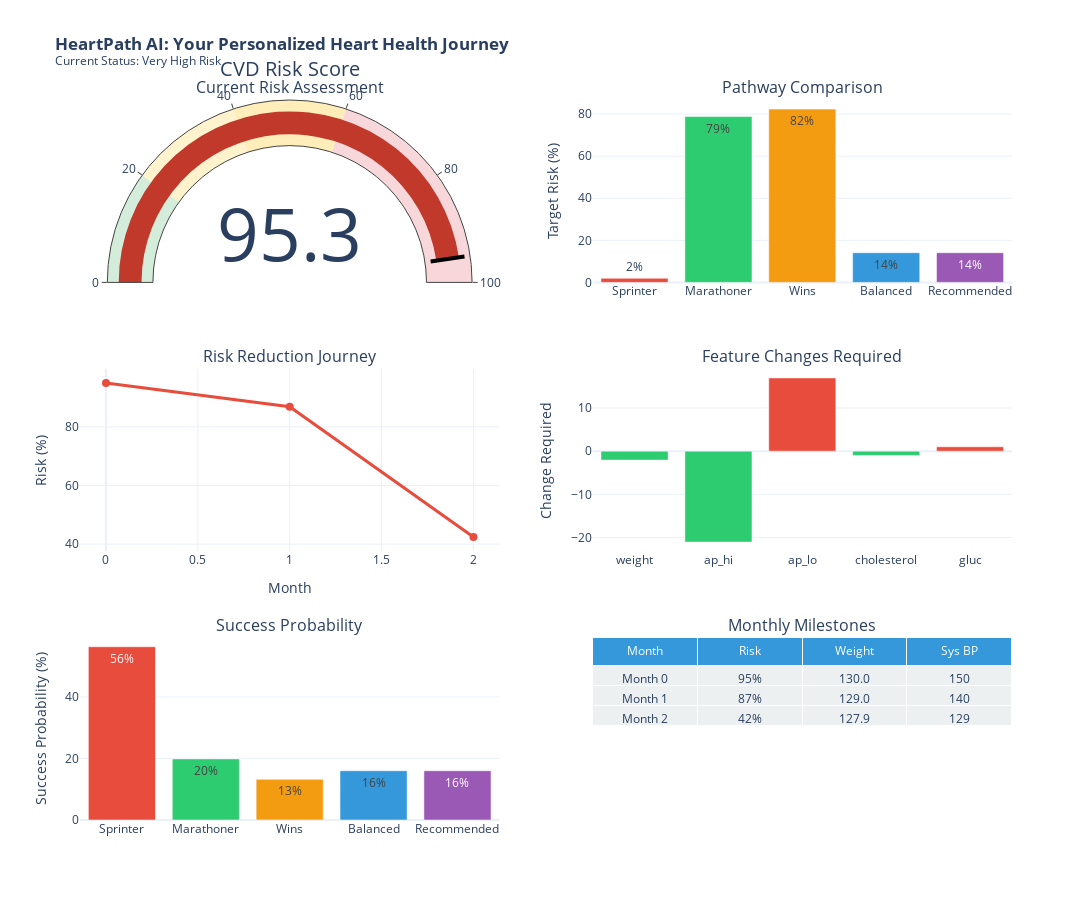

Notebook cell for this chart:
### Markdown cell above
---
## 8. Interactive Demo

Putting it all together: Complete patient journey visualization.

### Code cell
def create_patient_journey_dashboard(patient_data, pathways, timeline):
    """
    Create comprehensive patient journey visualization.
    """
    # Calculate current risk
    current_risk = calculate_risk_score(patient_data)
    category, color = get_risk_category(current_risk)
    
    # Create figure with subplots
    fig = make_subplots(
        rows=3, cols=2,
        subplot_titles=(
            'Current Risk Assessment', 'Pathway Comparison',
            'Risk Reduction Journey', 'Feature Changes Required',
            'Success Probability', 'Monthly Milestones'
        ),
        specs=[
            [{'type': 'indicator'}, {'type': 'bar'}],
            [{'type': 'scatter'}, {'type': 'bar'}],
            [{'type': 'bar'}, {'type': 'table'}]
        ],
        vertical_spacing=0.12,
        horizontal_spacing=0.1
    )
    
    # 1. Risk Gauge
    fig.add_trace(
        go.Indicator(
            mode="gauge+number",
            value=current_risk,
            title={'text': "CVD Risk Score"},
            gauge={
                'axis': {'range': [0, 100]},
                'bar': {'color': color},
                'steps': [
                    {'range': [0, 20], 'color': '#d4edda'},
                    {'range': [20, 40], 'color': '#fff3cd'},
                    {'range': [40, 60], 'color': '#ffeeba'},
                    {'range': [60, 100], 'color': '#f8d7da'}
                ],
                'threshold': {
                    'line': {'color': "black", 'width': 4},
                    'thickness': 0.75,
                    'value': current_risk
                }
            }
        ),
        row=1, col=1
    )
    
    # 2. Pathway Comparison
    pathway_names = [p['name'].split(' ')[-1] for p in pathways]
    pathway_risks = [p['new_risk'] for p in pathways]
    pathway_colors = ['#e74c3c', '#2ecc71', '#f39c12', '#3498db', '#9b59b6']
    
    fig.add_trace(
        go.Bar(x=pathway_names, y=pathway_risks, marker_color=pathway_colors,
               text=[f"{r:.0f}%" for r in pathway_risks], textposition='auto'),
        row=1, col=2
    )
    
    # 3. Risk Reduction Journey
    months = [m['month'] for m in timeline]
    risks = [m['risk'] for m in timeline]
    
    fig.add_trace(
        go.Scatter(x=months, y=risks, mode='lines+markers',
                   line=dict(color='#e74c3c', width=3),
                   marker=dict(size=8)),
        row=2, col=1
    )
    
    # 4. Feature Changes
    recommended = [p for p in pathways if p['type'] == 'Optimal'][0]
    changes = []
    change_labels = []
    for feat in MODIFIABLE_FEATURES:
        orig = patient_data[feat]
        target = recommended['counterfactual'][feat]
        if abs(orig - target) > 0.1:
            changes.append(target - orig)
            change_labels.append(feat)
    
    colors_changes = ['#2ecc71' if c < 0 else '#e74c3c' for c in changes]
    fig.add_trace(
        go.Bar(x=change_labels, y=changes, marker_color=colors_changes),
        row=2, col=2
    )
    
    # 5. Success Probability
    success_probs = [p['success_probability']['adjusted_success_rate'] * 100 for p in pathways]
    fig.add_trace(
        go.Bar(x=pathway_names, y=success_probs, marker_color=pathway_colors,
               text=[f"{s:.0f}%" for s in success_probs], textposition='auto'),
        row=3, col=1
    )
    
    # 6. Milestones Table
    milestone_data = [[f"Month {m['month']}", f"{m['risk']:.0f}%", f"{m['weight']:.1f}", f"{m['ap_hi']:.0f}"]
                      for m in timeline[::max(1, len(timeline)//4)]]
    
    fig.add_trace(
        go.Table(
            header=dict(values=['Month', 'Risk', 'Weight', 'Sys BP'],
                        fill_color='#3498db', font=dict(color='white')),
            cells=dict(values=list(zip(*milestone_data)),
                       fill_color='#ecf0f1')
        ),
        row=3, col=2
    )
    
    # Update layout
    fig.update_layout(
        height=900,
        width=1100,
        title_text=f"<b>HeartPath AI: Your Personalized Heart Health Journey</b><br><sup>Current Status: {category}</sup>",
        showlegend=False,
        template='plotly_white'
    )
    
    fig.update_yaxes(title_text="Target Risk (%)", row=1, col=2)
    fig.update_yaxes(title_text="Risk (%)", row=2, col=1)
    fig.update_xaxes(title_text="Month", row=2, col=1)
    fig.update_yaxes(title_text="Change Required", row=2, col=2)
    fig.update_yaxes(title_text="Success Probability (%)", row=3, col=1)
    
    return fig


# Create dashboard
dashboard = create_patient_journey_dashboard(original_dict, pathways, timeline)
dashboard.show()

### Figure 1 — Plotly figure (JSON) as saved in the notebook; plotly's stock layout.template omitted (floating-point values rounded to 4 significant figures)
{"data": [{"domain": {"x": [0.0, 0.45], "y": [0.7467, 1.0]}, "gauge": {"axis": {"range": [0, 100]}, "bar": {"color": "#c0392b"}, "steps": [{"color": "#d4edda", "range": [0, 20]}, {"color": "#fff3cd", "range": [20, 40]}, {"color": "#ffeeba", "range": [40, 60]}, {"color": "#f8d7da", "range": [60, 100]}], "threshold": {"line": {"color": "black", "width": 4}, "thickness": 0.75, "value": 95.3}}, "mode": "gauge+number", "title": {"text": "CVD Risk Score"}, "type": "indicator", "value": 95.3}, {"marker": {"color": ["#e74c3c", "#2ecc71", "#f39c12", "#3498db", "#9b59b6"]}, "text": ["2%", "79%", "82%", "14%", "14%"], "textposition": "auto", "type": "bar", "x": ["Sprinter", "Marathoner", "Wins", "Balanced", "Recommended"], "xaxis": "x", "y": [1.961, 78.83, 82.37, 14.11, 14.11], "yaxis": "y"}, {"line": {"color": "#e74c3c", "width": 3}, "marker": {"size": 8}, "mode": "lines+markers", "type": "scatter", "x": [0, 1, 2], "xaxis": "x2", "y": [95.0, 86.9, 42.4], "yaxis": "y2"}, {"marker": {"color": ["#2ecc71", "#2ecc71", "#e74c3c", "#2ecc71", "#e74c3c"]}, "type": "bar", "x": ["weight", "ap_hi", "ap_lo", "cholesterol", "gluc"], "xaxis": "x3", "y": [-2.077, -21.05, 16.95, -1.0, 1.0], "yaxis": "y3"}, {"marker": {"color": ["#e74c3c", "#2ecc71", "#f39c12", "#3498db", "#9b59b6"]}, "text": ["56%", "20%", "13%", "16%", "16%"], "textposition": "auto", "type": "bar", "x": ["Sprinter", "Marathoner", "Wins", "Balanced", "Recommended"], "xaxis": "x4", "y": [56.33, 19.87, 13.23, 16.02, 16.02], "yaxis": "y4"}, {"cells": {"fill": {"color": "#ecf0f1"}, "values": [["Month 0", "Month 1", "Month 2"], ["95%", "87%", "42%"], ["130.0", "129.0", "127.9"], ["150", "140", "129"]]}, "domain": {"x": [0.55, 1.0], "y": [0.0, 0.2533]}, "header": {"fill": {"color": "#3498db"}, "font": {"color": "white"}, "values": ["Month", "Risk", "Weight", "Sys BP"]}, "type": "table"}], "layout": {"annotations": [{"font": {"size": 16}, "showarrow": false, "text": "Current Risk Assessment", "x": 0.225, "xanchor": "center", "xref": "paper", "y": 1.0, "yanchor": "bottom", "yref": "paper"}, {"font": {"size": 16}, "showarrow": false, "text": "Pathway Comparison", "x": 0.775, "xanchor": "center", "xref": "paper", "y": 1.0, "yanchor": "bottom", "yref": "paper"}, {"font": {"size": 16}, "showarrow": false, "text": "Risk Reduction Journey", "x": 0.225, "xanchor": "center", "xref": "paper", "y": 0.6267, "yanchor": "bottom", "yref": "paper"}, {"font": {"size": 16}, "showarrow": false, "text": "Feature Changes Required", "x": 0.775, "xanchor": "center", "xref": "paper", "y": 0.6267, "yanchor": "bottom", "yref": "paper"}, {"font": {"size": 16}, "showarrow": false, "text": "Success Probability", "x": 0.225, "xanchor": "center", "xref": "paper", "y": 0.2533, "yanchor": "bottom", "yref": "paper"}, {"font": {"size": 16}, "showarrow": false, "text": "Monthly Milestones", "x": 0.775, "xanchor": "center", "xref": "paper", "y": 0.2533, "yanchor": "bottom", "yref": "paper"}], "height": 900, "showlegend": false, "title": {"text": "<b>HeartPath AI: Your Personalized Heart Health Journey</b><br><sup>Current Status: Very High Risk</sup>"}, "width": 1100, "xaxis": {"anchor": "y", "domain": [0.55, 1.0]}, "xaxis2": {"anchor": "y2", "domain": [0.0, 0.45], "title": {"text": "Month"}}, "xaxis3": {"anchor": "y3", "domain": [0.55, 1.0]}, "xaxis4": {"anchor": "y4", "domain": [0.0, 0.45]}, "yaxis": {"anchor": "x", "domain": [0.7467, 1.0], "title": {"text": "Target Risk (%)"}}, "yaxis2": {"anchor": "x2", "domain": [0.3733, 0.6267], "title": {"text": "Risk (%)"}}, "yaxis3": {"anchor": "x3", "domain": [0.3733, 0.6267], "title": {"text": "Change Required"}}, "yaxis4": {"anchor": "x4", "domain": [0.0, 0.2533], "title": {"text": "Success Probability (%)"}}}}
